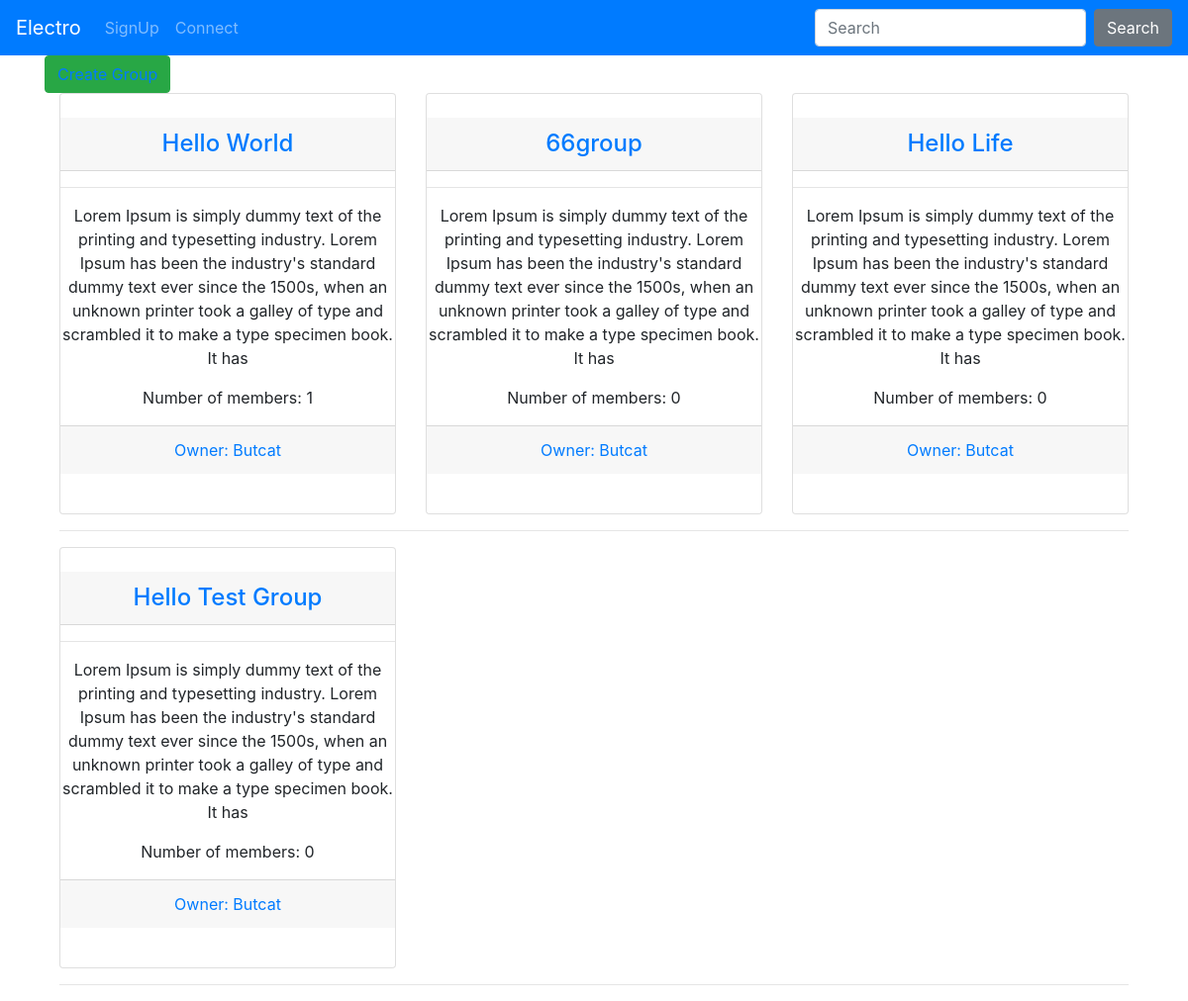
The page /groups/list/ on the database as committed earlier.
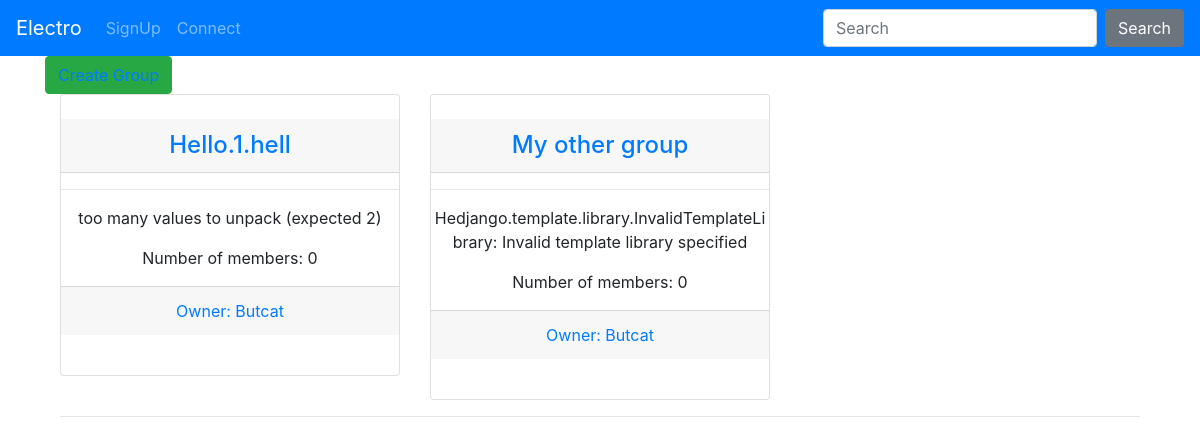
The same page on the database as committed later.
### groups/models.py (models this page shows, shortened)
class Group(models.Model):
    title = models.CharField(max_length=30)
    description = models.TextField()
    members = models.ManyToManyField(User, blank=True, through='Member')
    owner = models.ForeignKey(settings.AUTH_USER_MODEL,
    on_delete=models.CASCADE, blank=True, null=True, related_name='owner')

### groups/views.py (the view, shortened to what this page needs)
# urls.py: path('list/', views.GroupListView.as_view(), name='list'),
class GroupListView(ListView):
    template_name = 'group/index_group.html'
    model = Group
    context_object_name = 'groups'

### groups/templates/group/index_group.html
{% extends 'base.html' %}
{% block page_content %}
<div class="container">
  <button class="btn btn-success">
  <a href="{% url 'groups:create' %}">Create Group</a>
</button>
<div class="container">
  {%  for group in groups  %}
  {% if forloop.counter0|divisibleby:3 %} <div class="row text-center"> {%  endif %}
    <div class="col-md-4">
      <div class="card">
        <div class="card-content">
          <br>
          <h4 class="card-header"><a href="{% url 'groups:detail' group.pk %}">{{ group.title }}</a></h4>
          <hr>
          <p class="card-text">{{ group.description }}<p>
            <p>Number of members: {{ group.members.count }}</p>
            <p class="card-footer"><a href="{% url 'groups:redirect' group.owner.pk %}">Owner: {{ group.owner }}</a></p>
            <br>
          </div>
        </div>
      </div>
      {%  if forloop.counter|divisibleby:3 or forloop.last %}</div><hr>{%  endif %}
      {%  endfor %}
    </div>
{% endblock %}

Rows that differ between the two databases and show on the page:
removed Group: title "Hello Life", description "Lorem Ipsum is simply dummy text of the printing and typesetting industry. Lorem Ipsum has been the industry's standard dummy text ever since the 1500s, when an unknown printer took a galley of type and scrambled it to make a type specimen book. It has", members.count "0", owner "Butcat"
removed Group: title "Hello Test Group", description "Lorem Ipsum is simply dummy text of the printing and typesetting industry. Lorem Ipsum has been the industry's standard dummy text ever since the 1500s, when an unknown printer took a galley of type and scrambled it to make a type specimen book. It has", members.count "0", owner "Butcat"
changed Group: title "Hello World" → "Hello.1.hell"; description "Lorem Ipsum is simply dummy text of the printing and typesetting industry. Lorem Ipsum has been the industry's standard dummy text ever since the 1500s, when an unknown printer took a galley of type and scrambled it to make a type specimen book. It has" → "too many values to unpack (expected 2)"; members.count "1" → "0"
changed Group: title "66group" → "My other group"; description "Lorem Ipsum is simply dummy text of the printing and typesetting industry. Lorem Ipsum has been the industry's standard dummy text ever since the 1500s, when an unknown printer took a galley of type and scrambled it to make a type specimen book. It has" → "Hedjango.template.library.InvalidTemplateLibrary: Invalid template library specified"
